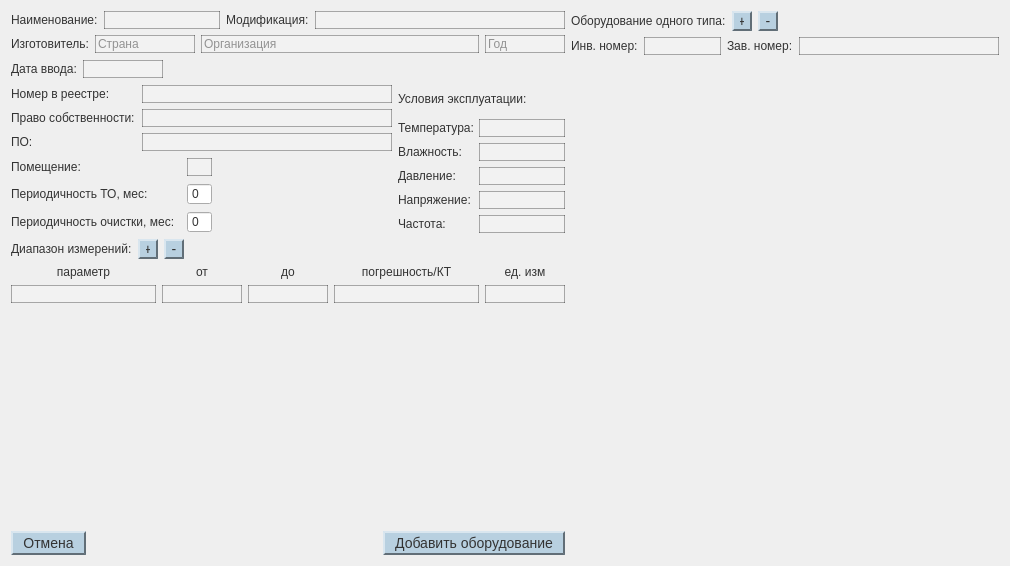
<?xml version="1.0" encoding="UTF-8"?>
<ui version="4.0">
 <class>add_type_si</class>
 <widget class="QDialog" name="add_type_si">
  <property name="geometry">
   <rect>
    <x>0</x>
    <y>0</y>
    <width>1010</width>
    <height>566</height>
   </rect>
  </property>
  <property name="windowTitle">
   <string>Dialog</string>
  </property>
  <property name="styleSheet">
   <string notr="true">QWidget {
 color: #333333;
}

QLabel {
 color: #333333;
 background-color: rgba(0, 0, 0, 0);
}

QTableView {
 color: #333333;
 border: 2px solid rgba(0, 0, 0, 70);
 background-color: #f0e6d2;
 gridline-color: rgba(180, 180, 180, 128);
}

QTableView::item:selected {
 color: #333333;
 background-color: rgba(180, 200, 220, 128);
}

QRadioButton {
 font-size: 14px;
}

QRadioButton:checked {
 font-size: 14px;
 background-color: #e1e9f0;
}

QRadioButton::indicator {
    width: 15px;
    height: 15px;
}
QRadioButton::indicator:checked {
 background-color: #a0c0d0;
    border: 2px solid rgba(255, 255, 255, 0);
 border-top-color: rgba(0, 0, 0, 120);
 border-left-color: rgba(0, 0, 0, 120);
 border-bottom-color: rgba(255, 255, 255, 120);
 border-right-color: rgba(255, 255, 255, 120);
}
QRadioButton::indicator:unchecked {
 background-color: #e1e9f0;
    border: 2px solid rgba(255, 255, 255, 0);
 border-top-color: rgba(255, 255, 255, 120);
 border-left-color: rgba(255, 255, 255, 120);
 border-bottom-color: rgba(0, 0, 0, 120);
 border-right-color: rgba(0, 0, 0, 120);
}

QLineEdit {
 border: 1px solid rgba(0, 0, 0, 80);
 background-color: rgba(255, 255, 255, 40);
}

QTextEdit {
 border: 1px solid rgba(0, 0, 0, 80);
 background-color: rgba(255, 255, 255, 40);
}

QPushButton {
 background-color: #b8d0e0;
    border: 2px solid rgba(255, 255, 255, 0);
 border-top-color: rgba(255, 255, 255, 120);
 border-left-color: rgba(255, 255, 255, 120);
 border-bottom-color: rgba(0, 0, 0, 120);
 border-right-color: rgba(0, 0, 0, 120);
    padding: 2px 10px;
    font-size: 14px;
}

QPushButton:hover {
 background-color: #c8dfe8;
}

QPushButton:pressed {
 background-color: #a0b8c8;
    border-top-color: rgba(0, 0, 0, 120);
 border-left-color: rgba(0, 0, 0, 120);
 border-bottom-color: rgba(255, 255, 255, 120);
 border-right-color: rgba(255, 255, 255, 120);
}
</string>
  </property>
  <layout class="QHBoxLayout" name="horizontalLayout_15">
   <item>
    <layout class="QVBoxLayout" name="verticalLayout_6">
     <item>
      <layout class="QHBoxLayout" name="horizontalLayout_27">
       <item>
        <layout class="QHBoxLayout" name="horizontalLayout_17">
         <item>
          <widget class="QLabel" name="label_2">
           <property name="text">
            <string>Наименование:</string>
           </property>
          </widget>
         </item>
         <item>
          <widget class="QLineEdit" name="lineEdit_naim"/>
         </item>
        </layout>
       </item>
       <item>
        <layout class="QHBoxLayout" name="horizontalLayout_16">
         <item>
          <widget class="QLabel" name="label_3">
           <property name="text">
            <string>Модификация:</string>
           </property>
          </widget>
         </item>
         <item>
          <widget class="QLineEdit" name="lineEdit_mod">
           <property name="minimumSize">
            <size>
             <width>250</width>
             <height>0</height>
            </size>
           </property>
          </widget>
         </item>
        </layout>
       </item>
      </layout>
     </item>
     <item>
      <layout class="QHBoxLayout" name="horizontalLayout_12">
       <item>
        <widget class="QLabel" name="label_9">
         <property name="text">
          <string>Изготовитель:</string>
         </property>
        </widget>
       </item>
       <item>
        <widget class="QLineEdit" name="lineEdit_izg_name">
         <property name="maximumSize">
          <size>
           <width>100</width>
           <height>16777215</height>
          </size>
         </property>
         <property name="placeholderText">
          <string>Страна</string>
         </property>
        </widget>
       </item>
       <item>
        <widget class="QLineEdit" name="lineEdit_izg_country">
         <property name="placeholderText">
          <string>Организация</string>
         </property>
        </widget>
       </item>
       <item>
        <widget class="QLineEdit" name="lineEdit_izg_year">
         <property name="maximumSize">
          <size>
           <width>80</width>
           <height>16777215</height>
          </size>
         </property>
         <property name="placeholderText">
          <string>Год</string>
         </property>
        </widget>
       </item>
      </layout>
     </item>
     <item>
      <layout class="QHBoxLayout" name="horizontalLayout_7">
       <item>
        <widget class="QLabel" name="label_11">
         <property name="text">
          <string>Дата ввода:</string>
         </property>
        </widget>
       </item>
       <item>
        <widget class="QLineEdit" name="lineEdit_date">
         <property name="maximumSize">
          <size>
           <width>80</width>
           <height>16777215</height>
          </size>
         </property>
        </widget>
       </item>
       <item>
        <spacer name="horizontalSpacer_6">
         <property name="orientation">
          <enum>Qt::Orientation::Horizontal</enum>
         </property>
         <property name="sizeHint" stdset="0">
          <size>
           <width>40</width>
           <height>20</height>
          </size>
         </property>
        </spacer>
       </item>
      </layout>
     </item>
     <item>
      <layout class="QHBoxLayout" name="horizontalLayout_20">
       <item>
        <layout class="QVBoxLayout" name="verticalLayout_2">
         <item>
          <layout class="QHBoxLayout" name="horizontalLayout_10">
           <item>
            <widget class="QLabel" name="label_4">
             <property name="minimumSize">
              <size>
               <width>125</width>
               <height>0</height>
              </size>
             </property>
             <property name="text">
              <string>Номер в реестре:</string>
             </property>
            </widget>
           </item>
           <item>
            <widget class="QLineEdit" name="lineEdit_reestr">
             <property name="minimumSize">
              <size>
               <width>250</width>
               <height>0</height>
              </size>
             </property>
            </widget>
           </item>
          </layout>
         </item>
         <item>
          <layout class="QHBoxLayout" name="horizontalLayout_14">
           <item>
            <widget class="QLabel" name="label_10">
             <property name="minimumSize">
              <size>
               <width>125</width>
               <height>0</height>
              </size>
             </property>
             <property name="text">
              <string>Право собственности:</string>
             </property>
            </widget>
           </item>
           <item>
            <widget class="QLineEdit" name="lineEdit_pravo"/>
           </item>
          </layout>
         </item>
         <item>
          <layout class="QHBoxLayout" name="horizontalLayout_9">
           <item>
            <widget class="QLabel" name="label_8">
             <property name="minimumSize">
              <size>
               <width>125</width>
               <height>0</height>
              </size>
             </property>
             <property name="text">
              <string>ПО:</string>
             </property>
            </widget>
           </item>
           <item>
            <widget class="QLineEdit" name="lineEdit_PO"/>
           </item>
          </layout>
         </item>
         <item>
          <layout class="QHBoxLayout" name="horizontalLayout_8">
           <item>
            <widget class="QLabel" name="label_6">
             <property name="minimumSize">
              <size>
               <width>170</width>
               <height>0</height>
              </size>
             </property>
             <property name="text">
              <string>Помещение:</string>
             </property>
            </widget>
           </item>
           <item>
            <widget class="QLineEdit" name="lineEdit_pom">
             <property name="maximumSize">
              <size>
               <width>25</width>
               <height>16777215</height>
              </size>
             </property>
            </widget>
           </item>
           <item>
            <spacer name="horizontalSpacer_9">
             <property name="orientation">
              <enum>Qt::Orientation::Horizontal</enum>
             </property>
             <property name="sizeHint" stdset="0">
              <size>
               <width>40</width>
               <height>20</height>
              </size>
             </property>
            </spacer>
           </item>
          </layout>
         </item>
         <item>
          <layout class="QHBoxLayout" name="horizontalLayout_25">
           <item>
            <widget class="QLabel" name="label_30">
             <property name="minimumSize">
              <size>
               <width>170</width>
               <height>0</height>
              </size>
             </property>
             <property name="text">
              <string>Периодичность ТО, мес:</string>
             </property>
            </widget>
           </item>
           <item>
            <widget class="QSpinBox" name="spinBox_TO">
             <property name="buttonSymbols">
              <enum>QAbstractSpinBox::ButtonSymbols::NoButtons</enum>
             </property>
            </widget>
           </item>
           <item>
            <spacer name="horizontalSpacer_4">
             <property name="orientation">
              <enum>Qt::Orientation::Horizontal</enum>
             </property>
             <property name="sizeHint" stdset="0">
              <size>
               <width>40</width>
               <height>20</height>
              </size>
             </property>
            </spacer>
           </item>
          </layout>
         </item>
         <item>
          <layout class="QHBoxLayout" name="horizontalLayout_26">
           <item>
            <widget class="QLabel" name="label_31">
             <property name="minimumSize">
              <size>
               <width>170</width>
               <height>0</height>
              </size>
             </property>
             <property name="text">
              <string>Периодичность очистки, мес:</string>
             </property>
            </widget>
           </item>
           <item>
            <widget class="QSpinBox" name="spinBox_clean">
             <property name="buttonSymbols">
              <enum>QAbstractSpinBox::ButtonSymbols::NoButtons</enum>
             </property>
            </widget>
           </item>
           <item>
            <spacer name="horizontalSpacer_5">
             <property name="orientation">
              <enum>Qt::Orientation::Horizontal</enum>
             </property>
             <property name="sizeHint" stdset="0">
              <size>
               <width>40</width>
               <height>20</height>
              </size>
             </property>
            </spacer>
           </item>
          </layout>
         </item>
        </layout>
       </item>
       <item>
        <layout class="QVBoxLayout" name="verticalLayout">
         <item>
          <widget class="QLabel" name="label_16">
           <property name="text">
            <string>Условия эксплуатации:</string>
           </property>
          </widget>
         </item>
         <item>
          <layout class="QHBoxLayout" name="horizontalLayout_5">
           <item>
            <widget class="QLabel" name="label_15">
             <property name="minimumSize">
              <size>
               <width>75</width>
               <height>0</height>
              </size>
             </property>
             <property name="text">
              <string>Температура:</string>
             </property>
            </widget>
           </item>
           <item>
            <widget class="QLineEdit" name="lineEdit_temp"/>
           </item>
          </layout>
         </item>
         <item>
          <layout class="QHBoxLayout" name="horizontalLayout_4">
           <item>
            <widget class="QLabel" name="label_17">
             <property name="minimumSize">
              <size>
               <width>75</width>
               <height>0</height>
              </size>
             </property>
             <property name="text">
              <string>Влажность:</string>
             </property>
            </widget>
           </item>
           <item>
            <widget class="QLineEdit" name="lineEdit_vlag"/>
           </item>
          </layout>
         </item>
         <item>
          <layout class="QHBoxLayout" name="horizontalLayout_3">
           <item>
            <widget class="QLabel" name="label_18">
             <property name="minimumSize">
              <size>
               <width>75</width>
               <height>0</height>
              </size>
             </property>
             <property name="text">
              <string>Давление:</string>
             </property>
            </widget>
           </item>
           <item>
            <widget class="QLineEdit" name="lineEdit_davl"/>
           </item>
          </layout>
         </item>
         <item>
          <layout class="QHBoxLayout" name="horizontalLayout_2">
           <item>
            <widget class="QLabel" name="label_19">
             <property name="minimumSize">
              <size>
               <width>75</width>
               <height>0</height>
              </size>
             </property>
             <property name="text">
              <string>Напряжение:</string>
             </property>
            </widget>
           </item>
           <item>
            <widget class="QLineEdit" name="lineEdit_napr"/>
           </item>
          </layout>
         </item>
         <item>
          <layout class="QHBoxLayout" name="horizontalLayout">
           <item>
            <widget class="QLabel" name="label_20">
             <property name="minimumSize">
              <size>
               <width>75</width>
               <height>0</height>
              </size>
             </property>
             <property name="text">
              <string>Частота:</string>
             </property>
            </widget>
           </item>
           <item>
            <widget class="QLineEdit" name="lineEdit_chast"/>
           </item>
          </layout>
         </item>
        </layout>
       </item>
      </layout>
     </item>
     <item>
      <layout class="QVBoxLayout" name="verticalLayout_4">
       <item>
        <layout class="QHBoxLayout" name="horizontalLayout_23">
         <item>
          <widget class="QLabel" name="label_12">
           <property name="text">
            <string>Диапазон измерений:</string>
           </property>
          </widget>
         </item>
         <item>
          <widget class="QPushButton" name="pushButton_add_d">
           <property name="maximumSize">
            <size>
             <width>20</width>
             <height>20</height>
            </size>
           </property>
           <property name="focusPolicy">
            <enum>Qt::FocusPolicy::NoFocus</enum>
           </property>
           <property name="text">
            <string>+</string>
           </property>
          </widget>
         </item>
         <item>
          <widget class="QPushButton" name="pushButton_rem_d">
           <property name="sizePolicy">
            <sizepolicy hsizetype="Minimum" vsizetype="Fixed">
             <horstretch>0</horstretch>
             <verstretch>0</verstretch>
            </sizepolicy>
           </property>
           <property name="maximumSize">
            <size>
             <width>20</width>
             <height>20</height>
            </size>
           </property>
           <property name="focusPolicy">
            <enum>Qt::FocusPolicy::NoFocus</enum>
           </property>
           <property name="text">
            <string>-</string>
           </property>
          </widget>
         </item>
         <item>
          <spacer name="horizontalSpacer">
           <property name="orientation">
            <enum>Qt::Orientation::Horizontal</enum>
           </property>
           <property name="sizeHint" stdset="0">
            <size>
             <width>40</width>
             <height>20</height>
            </size>
           </property>
          </spacer>
         </item>
        </layout>
       </item>
       <item>
        <layout class="QHBoxLayout" name="horizontalLayout_21">
         <property name="sizeConstraint">
          <enum>QLayout::SizeConstraint::SetDefaultConstraint</enum>
         </property>
         <item>
          <widget class="QLabel" name="label_21">
           <property name="sizePolicy">
            <sizepolicy hsizetype="Preferred" vsizetype="Fixed">
             <horstretch>0</horstretch>
             <verstretch>0</verstretch>
            </sizepolicy>
           </property>
           <property name="text">
            <string>параметр</string>
           </property>
           <property name="alignment">
            <set>Qt::AlignmentFlag::AlignCenter</set>
           </property>
          </widget>
         </item>
         <item>
          <widget class="QLabel" name="label_22">
           <property name="sizePolicy">
            <sizepolicy hsizetype="Preferred" vsizetype="Fixed">
             <horstretch>0</horstretch>
             <verstretch>0</verstretch>
            </sizepolicy>
           </property>
           <property name="maximumSize">
            <size>
             <width>80</width>
             <height>16777215</height>
            </size>
           </property>
           <property name="text">
            <string>от</string>
           </property>
           <property name="alignment">
            <set>Qt::AlignmentFlag::AlignCenter</set>
           </property>
          </widget>
         </item>
         <item>
          <widget class="QLabel" name="label_23">
           <property name="sizePolicy">
            <sizepolicy hsizetype="Preferred" vsizetype="Fixed">
             <horstretch>0</horstretch>
             <verstretch>0</verstretch>
            </sizepolicy>
           </property>
           <property name="maximumSize">
            <size>
             <width>80</width>
             <height>16777215</height>
            </size>
           </property>
           <property name="text">
            <string>до</string>
           </property>
           <property name="alignment">
            <set>Qt::AlignmentFlag::AlignCenter</set>
           </property>
          </widget>
         </item>
         <item>
          <widget class="QLabel" name="label_25">
           <property name="sizePolicy">
            <sizepolicy hsizetype="Preferred" vsizetype="Fixed">
             <horstretch>0</horstretch>
             <verstretch>0</verstretch>
            </sizepolicy>
           </property>
           <property name="text">
            <string>погрешность/КТ</string>
           </property>
           <property name="alignment">
            <set>Qt::AlignmentFlag::AlignCenter</set>
           </property>
          </widget>
         </item>
         <item>
          <widget class="QLabel" name="label_24">
           <property name="sizePolicy">
            <sizepolicy hsizetype="Preferred" vsizetype="Fixed">
             <horstretch>0</horstretch>
             <verstretch>0</verstretch>
            </sizepolicy>
           </property>
           <property name="maximumSize">
            <size>
             <width>80</width>
             <height>16777215</height>
            </size>
           </property>
           <property name="text">
            <string>ед. изм</string>
           </property>
           <property name="alignment">
            <set>Qt::AlignmentFlag::AlignCenter</set>
           </property>
          </widget>
         </item>
        </layout>
       </item>
       <item>
        <layout class="QHBoxLayout" name="horizontalLayout_18">
         <item>
          <widget class="QLineEdit" name="lineEdit_d_param"/>
         </item>
         <item>
          <widget class="QLineEdit" name="lineEdit_d_ot">
           <property name="maximumSize">
            <size>
             <width>80</width>
             <height>16777215</height>
            </size>
           </property>
          </widget>
         </item>
         <item>
          <widget class="QLineEdit" name="lineEdit_d_do">
           <property name="maximumSize">
            <size>
             <width>80</width>
             <height>16777215</height>
            </size>
           </property>
          </widget>
         </item>
         <item>
          <widget class="QLineEdit" name="lineEdit_d_ed"/>
         </item>
         <item>
          <widget class="QLineEdit" name="lineEdit_d_pogr">
           <property name="maximumSize">
            <size>
             <width>80</width>
             <height>16777215</height>
            </size>
           </property>
          </widget>
         </item>
        </layout>
       </item>
      </layout>
     </item>
     <item>
      <spacer name="verticalSpacer">
       <property name="orientation">
        <enum>Qt::Orientation::Vertical</enum>
       </property>
       <property name="sizeHint" stdset="0">
        <size>
         <width>20</width>
         <height>28</height>
        </size>
       </property>
      </spacer>
     </item>
     <item>
      <layout class="QHBoxLayout" name="horizontalLayout_11">
       <item>
        <widget class="QPushButton" name="pushButton_close">
         <property name="text">
          <string>Отмена</string>
         </property>
        </widget>
       </item>
       <item>
        <spacer name="horizontalSpacer_3">
         <property name="orientation">
          <enum>Qt::Orientation::Horizontal</enum>
         </property>
         <property name="sizeHint" stdset="0">
          <size>
           <width>40</width>
           <height>20</height>
          </size>
         </property>
        </spacer>
       </item>
       <item>
        <widget class="QPushButton" name="pushButton_add">
         <property name="text">
          <string>Добавить оборудование</string>
         </property>
        </widget>
       </item>
      </layout>
     </item>
    </layout>
   </item>
   <item>
    <layout class="QVBoxLayout" name="verticalLayout_5">
     <item>
      <layout class="QVBoxLayout" name="verticalLayout_3">
       <item>
        <layout class="QHBoxLayout" name="horizontalLayout_13">
         <item>
          <widget class="QLabel" name="label_13">
           <property name="maximumSize">
            <size>
             <width>16777215</width>
             <height>20</height>
            </size>
           </property>
           <property name="text">
            <string>Оборудование одного типа:</string>
           </property>
          </widget>
         </item>
         <item>
          <widget class="QPushButton" name="pushButton_add_p">
           <property name="maximumSize">
            <size>
             <width>20</width>
             <height>20</height>
            </size>
           </property>
           <property name="focusPolicy">
            <enum>Qt::FocusPolicy::NoFocus</enum>
           </property>
           <property name="text">
            <string>+</string>
           </property>
          </widget>
         </item>
         <item>
          <widget class="QPushButton" name="pushButton_rem_p">
           <property name="maximumSize">
            <size>
             <width>20</width>
             <height>20</height>
            </size>
           </property>
           <property name="focusPolicy">
            <enum>Qt::FocusPolicy::NoFocus</enum>
           </property>
           <property name="text">
            <string>-</string>
           </property>
          </widget>
         </item>
         <item>
          <spacer name="horizontalSpacer_2">
           <property name="orientation">
            <enum>Qt::Orientation::Horizontal</enum>
           </property>
           <property name="sizeHint" stdset="0">
            <size>
             <width>40</width>
             <height>20</height>
            </size>
           </property>
          </spacer>
         </item>
        </layout>
       </item>
       <item>
        <layout class="QHBoxLayout" name="horizontalLayout_6">
         <item>
          <widget class="QLabel" name="label">
           <property name="maximumSize">
            <size>
             <width>16777215</width>
             <height>20</height>
            </size>
           </property>
           <property name="text">
            <string>Инв. номер:</string>
           </property>
          </widget>
         </item>
         <item>
          <widget class="QLineEdit" name="lineEdit_inv">
           <property name="maximumSize">
            <size>
             <width>100</width>
             <height>20</height>
            </size>
           </property>
          </widget>
         </item>
         <item>
          <widget class="QLabel" name="label_5">
           <property name="maximumSize">
            <size>
             <width>16777215</width>
             <height>20</height>
            </size>
           </property>
           <property name="text">
            <string>Зав. номер:</string>
           </property>
          </widget>
         </item>
         <item>
          <widget class="QLineEdit" name="lineEdit_zav">
           <property name="minimumSize">
            <size>
             <width>200</width>
             <height>0</height>
            </size>
           </property>
           <property name="maximumSize">
            <size>
             <width>16777215</width>
             <height>20</height>
            </size>
           </property>
          </widget>
         </item>
        </layout>
       </item>
      </layout>
     </item>
     <item>
      <spacer name="verticalSpacer_2">
       <property name="orientation">
        <enum>Qt::Orientation::Vertical</enum>
       </property>
       <property name="sizeHint" stdset="0">
        <size>
         <width>20</width>
         <height>40</height>
        </size>
       </property>
      </spacer>
     </item>
    </layout>
   </item>
  </layout>
 </widget>
 <resources/>
 <connections/>
</ui>
